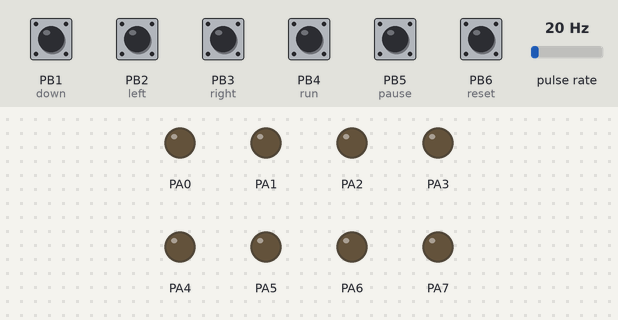
This program was run on a simulated ATmega8535, CodeVisionAVR source translated, built with avr-gcc and emulated at 1 MHz. Parts: output pins drawn as LEDs (lit = HIGH). Wiring (inferred from the names in the program): pulse sensor: data PB0. Inputs (shaded band) come from the test bench; at power-on: PB1 (down), PB2 (left), PB3 (right), PB4 (run), PB5 (pause), PB6 (reset) HIGH, pulse rate 20 Hz.

Above: at 1.2 s.
1.3 s: PB4 (run) pulled LOW for 0.15 s
At 1.7 s:
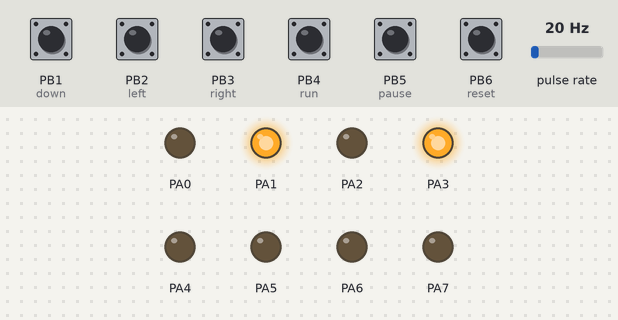
2.9 s: PB5 (pause) pulled LOW for 1 s
At 4.6 s:
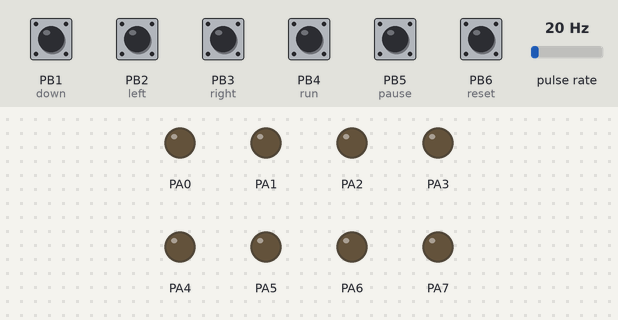
5.4 s: PB5 (pause) pulled LOW for 0.15 s
At 6.3 s:
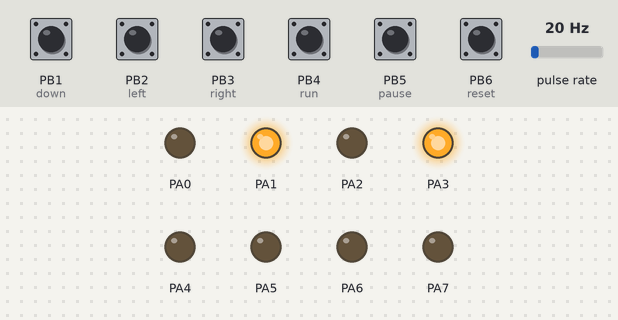
Timing chart, 0 to 14.9 s (numbered marks = the images above; inputs shaded):
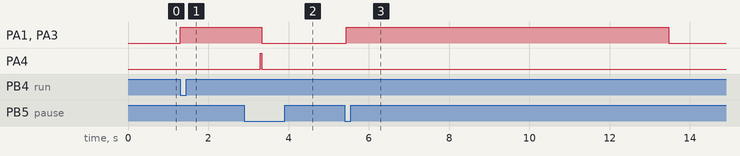

Measured:
- after the input at 1.3 s, PA1, PA3: LOW → HIGH at once
- after the input at 2.9 s, PA1, PA3: HIGH → LOW after 0.44 s; PA4: LOW → HIGH after 0.40 s, → LOW 0.04 s later
- after the input at 5.4 s, PA1, PA3: LOW → HIGH at once, → LOW 8.0 s later

The program:

proyecto_02.c
```c
// (licence header left out)
#include <mega8535.h>
#include <delay.h>
#define up PINB.0
#define down PINB.1
#define left PINB.2
#define right PINB.3
#define run PINB.4
#define pause PINB.5
#define reset PINB.6

bit up_a, up_p;
bit down_a, down_p;
bit left_a, left_p;
bit right_a, right_p;
bit run_a, run_p;
bit pause_a, pause_p;
bit reset_a, reset_p;
bit stop;
const char movements[5] =  {0x0A, 0x05, 0x02, 0x08, 0x00};
unsigned char travel[10];
void check_up(void);
void check_down(void);
void check_left(void);
void check_right(void);
void check_run(void);
void check_reset(void);
void check_pause(void);
unsigned int var1;
unsigned int var2;
// Declare your global variables here

void main(void)
{
// Declare your local variables here

// Input/Output Ports initialization
// Port A initialization
// Function: Bit7=Out Bit6=Out Bit5=Out Bit4=Out Bit3=Out Bit2=Out Bit1=Out Bit0=Out
DDRA=(1<<DDA7) | (1<<DDA6) | (1<<DDA5) | (1<<DDA4) | (1<<DDA3) | (1<<DDA2) | (1<<DDA1) | (1<<DDA0);
// State: Bit7=0 Bit6=0 Bit5=0 Bit4=0 Bit3=0 Bit2=0 Bit1=0 Bit0=0
PORTA=(0<<PORTA7) | (0<<PORTA6) | (0<<PORTA5) | (0<<PORTA4) | (0<<PORTA3) | (0<<PORTA2) | (0<<PORTA1) | (0<<PORTA0);

// Port B initialization
// Function: Bit7=In Bit6=In Bit5=In Bit4=In Bit3=In Bit2=In Bit1=In Bit0=In
DDRB=(0<<DDB7) | (0<<DDB6) | (0<<DDB5) | (0<<DDB4) | (0<<DDB3) | (0<<DDB2) | (0<<DDB1) | (0<<DDB0);
// State: Bit7=P Bit6=P Bit5=P Bit4=P Bit3=P Bit2=P Bit1=P Bit0=P
PORTB=(1<<PORTB7) | (1<<PORTB6) | (1<<PORTB5) | (1<<PORTB4) | (1<<PORTB3) | (1<<PORTB2) | (1<<PORTB1) | (1<<PORTB0);

// Port C initialization
// Function: Bit7=In Bit6=In Bit5=In Bit4=In Bit3=In Bit2=In Bit1=In Bit0=In
DDRC=(0<<DDC7) | (0<<DDC6) | (0<<DDC5) | (0<<DDC4) | (0<<DDC3) | (0<<DDC2) | (0<<DDC1) | (0<<DDC0);
// State: Bit7=T Bit6=T Bit5=T Bit4=T Bit3=T Bit2=T Bit1=T Bit0=T
PORTC=(0<<PORTC7) | (0<<PORTC6) | (0<<PORTC5) | (0<<PORTC4) | (0<<PORTC3) | (0<<PORTC2) | (0<<PORTC1) | (0<<PORTC0);

// Port D initialization
// Function: Bit7=In Bit6=In Bit5=In Bit4=In Bit3=In Bit2=In Bit1=In Bit0=In
DDRD=(0<<DDD7) | (0<<DDD6) | (0<<DDD5) | (0<<DDD4) | (0<<DDD3) | (0<<DDD2) | (0<<DDD1) | (0<<DDD0);
// State: Bit7=T Bit6=T Bit5=T Bit4=T Bit3=T Bit2=T Bit1=T Bit0=T
PORTD=(0<<PORTD7) | (0<<PORTD6) | (0<<PORTD5) | (0<<PORTD4) | (0<<PORTD3) | (0<<PORTD2) | (0<<PORTD1) | (0<<PORTD0);

// Timer/Counter 0 initialization
// Clock source: System Clock
// Clock value: Timer 0 Stopped
// Mode: Normal top=0xFF
// OC0 output: Disconnected
TCCR0=(0<<WGM00) | (0<<COM01) | (0<<COM00) | (0<<WGM01) | (0<<CS02) | (0<<CS01) | (0<<CS00);
TCNT0=0x00;
OCR0=0x00;

// Timer/Counter 1 initialization
// Clock source: System Clock
// Clock value: Timer1 Stopped
// Mode: Normal top=0xFFFF
// OC1A output: Disconnected
// OC1B output: Disconnected
// Noise Canceler: Off
// Input Capture on Falling Edge
// Timer1 Overflow Interrupt: Off
// Input Capture Interrupt: Off
// Compare A Match Interrupt: Off
// Compare B Match Interrupt: Off
TCCR1A=(0<<COM1A1) | (0<<COM1A0) | (0<<COM1B1) | (0<<COM1B0) | (0<<WGM11) | (0<<WGM10);
TCCR1B=(0<<ICNC1) | (0<<ICES1) | (0<<WGM13) | (0<<WGM12) | (0<<CS12) | (0<<CS11) | (0<<CS10);
TCNT1H=0x00;
TCNT1L=0x00;
ICR1H=0x00;
ICR1L=0x00;
OCR1AH=0x00;
OCR1AL=0x00;
OCR1BH=0x00;
OCR1BL=0x00;

// Timer/Counter 2 initialization
// Clock source: System Clock
// Clock value: Timer2 Stopped
// Mode: Normal top=0xFF
// OC2 output: Disconnected
ASSR=0<<AS2;
TCCR2=(0<<WGM20) | (0<<COM21) | (0<<COM20) | (0<<WGM21) | (0<<CS22) | (0<<CS21) | (0<<CS20);
TCNT2=0x00;
OCR2=0x00;

// Timer(s)/Counter(s) Interrupt(s) initialization
TIMSK=(0<<OCIE2) | (0<<TOIE2) | (0<<TICIE1) | (0<<OCIE1A) | (0<<OCIE1B) | (0<<TOIE1) | (0<<OCIE0) | (0<<TOIE0);

// External Interrupt(s) initialization
// INT0: Off
// INT1: Off
// INT2: Off
MCUCR=(0<<ISC11) | (0<<ISC10) | (0<<ISC01) | (0<<ISC00);
MCUCSR=(0<<ISC2);

// USART initialization
// USART disabled
UCSRB=(0<<RXCIE) | (0<<TXCIE) | (0<<UDRIE) | (0<<RXEN) | (0<<TXEN) | (0<<UCSZ2) | (0<<RXB8) | (0<<TXB8);

// Analog Comparator initialization
// Analog Comparator: Off
// The Analog Comparator's positive input is
// connected to the AIN0 pin
// The Analog Comparator's negative input is
// connected to the AIN1 pin
ACSR=(1<<ACD) | (0<<ACBG) | (0<<ACO) | (0<<ACI) | (0<<ACIE) | (0<<ACIC) | (0<<ACIS1) | (0<<ACIS0);
SFIOR=(0<<ACME);

// ADC initialization
// ADC disabled
ADCSRA=(0<<ADEN) | (0<<ADSC) | (0<<ADATE) | (0<<ADIF) | (0<<ADIE) | (0<<ADPS2) | (0<<ADPS1) | (0<<ADPS0);

// SPI initialization
// SPI disabled
SPCR=(0<<SPIE) | (0<<SPE) | (0<<DORD) | (0<<MSTR) | (0<<CPOL) | (0<<CPHA) | (0<<SPR1) | (0<<SPR0);

// TWI initialization
// TWI disabled
TWCR=(0<<TWEA) | (0<<TWSTA) | (0<<TWSTO) | (0<<TWEN) | (0<<TWIE);


var1 = 0;
var2 = 0;
stop = 1;
while (1){
    check_up();
    check_down();
    check_left();
    check_right();
    check_run();
    check_reset();
    check_pause();
}


}


void check_up(void){
    if(var1<10){
    if (up==0)
        up_a=0;
    else
        up_a=1;
    if ((up_p==1)&&(up_a==0)){ //hubo cambio de flanco de 1 a 0
        travel[var1] = 0;
        var1++;
        delay_ms(40); //Se coloca retardo de 40mS para eliminar rebotes
    }
    if ((up_p==0)&&(up_a==1)) //hubo cambio de flanco de 0 a 1
    delay_ms(40); //Se coloca retardo de 40mS para eliminar rebotes
    up_p=up_a;
    }

}


void check_down(void){
    if(var1<10){
    if (down==0)
        down_a=0;
    else
        down_a=1;
    if ((down_p==1)&&(down_a==0)){ //hubo cambio de flanco de 1 a 0
        travel[var1] = 1;
        var1++;
        delay_ms(40); //Se coloca retardo de 40mS para eliminar rebotes
    }
    if ((down_p==0)&&(down_a==1)) //hubo cambio de flanco de 0 a 1
    delay_ms(40); //Se coloca retardo de 40mS para eliminar rebotes
    down_p=down_a;
    }

}


void check_left(void){
    if(var1<10){
    if (left==0)
        left_a=0;
    else
        left_a=1;
    if ((left_p==1)&&(left_a==0)){ //hubo cambio de flanco de 1 a 0
        travel[var1] = 2;
        var1++;
        delay_ms(40); //Se coloca retardo de 40mS para eliminar rebotes
    }
    if ((left_p==0)&&(left_a==1)) //hubo cambio de flanco de 0 a 1
    delay_ms(40); //Se coloca retardo de 40mS para eliminar rebotes
    left_p=left_a;
    }

}


void check_right(void){
    if(var1<10){
    if (right==0)
        right_a=0;
    else
        right_a=1;
    if ((right_p==1)&&(right_a==0)){ //hubo cambio de flanco de 1 a 0
        travel[var1] = 3;
        var1++;
        delay_ms(40); //Se coloca retardo de 40mS para eliminar rebotes
    }
    if ((right_p==0)&&(right_a==1)) //hubo cambio de flanco de 0 a 1
    delay_ms(40); //Se coloca retardo de 40mS para eliminar rebotes
    right_p=right_a;
    }

}


void check_run(void){
    if(var1>=9){
        if (run==0)
            run_a=0;
        else
            run_a=1;
        if ((run_p==1)&&(run_a==0)){ //hubo cambio de flanco de 1 a 0
            while (var2!=10){
                check_pause();
                if(stop){
                    PORTA = movements[travel[var2]];
                    var2++;
                    delay_ms(1000);
                }

                else
                    PORTA = movements[4];
            }

            PORTA = movements[4];
            delay_ms(40); //Se coloca retardo de 40mS para eliminar rebotes
        }
        if ((run_p==0)&&(run_a==1)) //hubo cambio de flanco de 0 a 1
        delay_ms(40); //Se coloca retardo de 40mS para eliminar rebotes
        run_p=run_a;
    }
}


void check_reset(void){
    if (reset==0)
        reset_a=0;
    else
        reset_a=1;
    if ((reset_p==1)&&(reset_a==0)){ //hubo cambio de flanco de 1 a 0
        var1 = 0;
        delay_ms(40); //Se coloca retardo de 40mS para eliminar rebotes
    }
    if ((reset_p==0)&&(reset_a==1)) //hubo cambio de flanco de 0 a 1
    delay_ms(40); //Se coloca retardo de 40mS para eliminar rebotes
    reset_p=reset_a;
}


void check_pause(void){
    if (pause==0)
        pause_a=0;
    else
        pause_a=1;
    if ((pause_p==1)&&(pause_a==0)) //hubo cambio de flanco de 1 a 0
    {
    if(stop){
        stop = 0;
        PORTA.4 = 1;
    }

    else{

            stop = 1;
        PORTA.4 = 0;}

    delay_ms(40); //Se coloca retardo de 40mS para eliminar rebotes
    }
    if ((pause_p==0)&&(pause_a==1)) //hubo cambio de flanco de 0 a 1
    delay_ms(40); //Se coloca retardo de 40mS para eliminar rebotes
    pause_p=pause_a;
}
```
